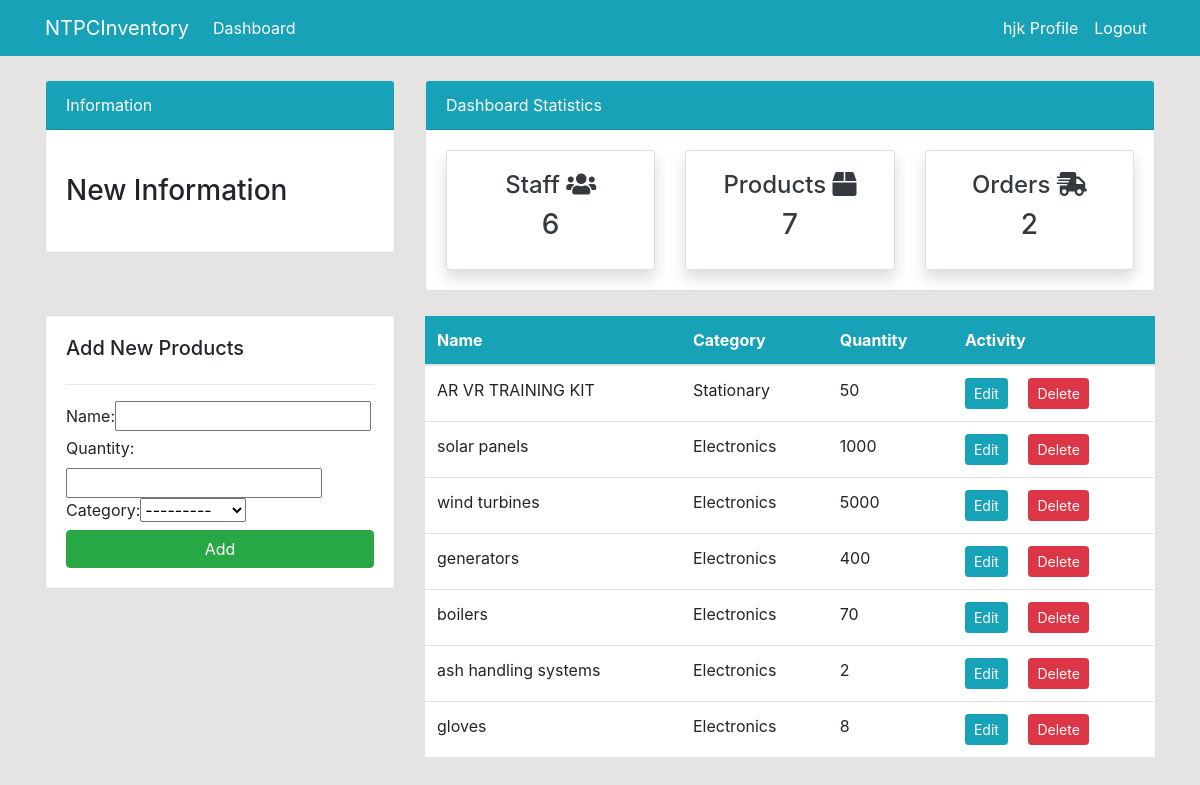
Screenshot of /products/ (signed in) with the database file from the repository.
### dashboard/models.py (models this page shows, shortened)
class Product(models.Model):
    name = models.CharField(max_length=100, null=True)
    quantity = models.PositiveIntegerField(null=True)
    category = models.CharField(max_length=50, choices=CATEGORY, null=True)

### dashboard/views.py (the view)
# urls.py: path('products/', views.products, name='dashboard-products'),
@login_required(login_url='user-login')
def products(request):
    product = Product.objects.all()
    product_count = product.count()
    customer = User.objects.filter(groups=2)
    customer_count = customer.count()
    order = Order.objects.all()
    order_count = order.count()
    product_quantity = Product.objects.filter(name='')
    if request.method == 'POST':
        form = ProductForm(request.POST)
        if form.is_valid():
            form.save()
            product_name = form.cleaned_data.get('name')
            messages.success(request, f'{product_name} has been added')
            return redirect('dashboard-products')
    else:
        form = ProductForm()
    context = {
        'product': product,
        'form': form,
        'customer_count': customer_count,
        'product_count': product_count,
        'order_count': order_count,
    }
    return render(request, 'dashboard/products.html', context)

### dashboard/forms.py
class ProductForm(forms.ModelForm):
    class Meta:
        model = Product
        fields = '__all__'

### templates/dashboard/products.html (shortened to what this page needs)
{% extends 'partials/base.html' %}
{% load crispy_forms_tags %}
{% block content %}
{% include 'partials/topside.html' %}
<div class="row my-4">
    <div class="col-md-4">
        <div class="card card-body">
            <h5>Add New Products</h5>
            <hr>
            <form method="POST">
                {{ form }}
                <input class="btn btn-success btn-block" type="submit" value="Add">
            </form>
        </div>
    </div>
    <div class="col-md-8">
        <table class="table bg-white">
            <thead class="bg-info text-white">
                <tr>
                    <th scope="col">Name</th>
                    <th scope="col">Category</th>
                    <th scope="col">Quantity</th>
                    <th scope="col">Activity</th>
                </tr>
            </thead>
            <tbody>
                {% for product in product %}
                <tr>
                    <td>{{ product.name }}</td>
                    <td>{{ product.category }}</td>
                    <td>{{ product.quantity }}</td>
                    <td>
                        <a class="btn btn-info btn-sm mr-2"
                            href="{% url 'dashboard-products-edit' product.id %}">Edit</a>
                        <a class="btn btn-danger btn-sm ml-2"
                            href="{% url 'dashboard-products-delete' product.id %}">Delete</a>
                    </td>
                </tr>
                {% endfor %}
            </tbody>
        </table>
    </div>
</div>
{% endblock %}

### templates/partials/base.html (shortened to what this page needs)
{% load static %}
<!doctype html>
<html lang="en">
<head>
    <link rel="stylesheet" href="https://cdn.jsdelivr.net/npm/bootstrap@4.6.0/dist/css/bootstrap.min.css"
>
    <link rel="stylesheet" href="https://use.fontawesome.com/releases/v5.15.2/css/all.css"
>
    <link rel="stylesheet" href="{% static 'style.css' %}">
</head>
<body>
    {% include 'partials/nav.html' %}
    <div class="container">
        {% block content %}
        {% endblock %}
    </div>
</body>
</html>

### templates/partials/nav.html (shortened to what this page needs)
<nav class="navbar navbar-expand-lg navbar-info bg-info">
    <div class="container">
        {% if user.is_authenticated %}
        <a class="navbar-brand text-white" href="{% url 'dashboard-index' %}">NTPCInventory</a>
        <div class="collapse navbar-collapse" id="navbarSupportedContent">
            <ul class="navbar-nav mr-auto">
                <li class="nav-item active">
                    <a class="nav-link text-white" href="{% url 'dashboard-index' %}">Dashboard </a>
                </li>
            </ul>
            <ul class="navbar-nav ml-auto">
                <li class="nav-item active">
                    <a class="nav-link text-white" href="{% url 'user-profile' %}">{{ user.username }} Profile
                        <span class="sr-only">(current)</span></a>
                </li>
                <li class="nav-item">
                    <a class="nav-link text-white" href="{% url 'user-logout' %}">Logout</a>
                </li>
            </ul>
            {% endif %}
        </div>
    </div>
</nav>

### templates/partials/topside.html
<div class="row">
    <div class="col-md-4 mt-4">
        <div class="card">
            <div class="card-header bg-info text-white">
                Information
            </div>
            <div class="card-body">
                <marquee behavior="" direction="">
                    <h3 class="my-4">New Information</h3>
                </marquee>
            </div>
        </div>
    </div>
    <div class="col-md-8 mt-4">
        <div class="card">
            <div class="card-header bg-info text-white">
                Dashboard Statistics
            </div>
            <div class="card-body">
                <div class="row">
                    <div class="col-md-4">
                        <a class="text-decoration-none text-dark" href="{% url 'dashboard-customers' %}">
                            <div class="card my-card shadow">
                                <div class="card-body text-center">
                                    <h4>Staff <i class="fas fa-users"></i></h4>
                                    <h3>{{ customer_count }}</h3>
                                </div>
                            </div>
                        </a>
                    </div>
                    <div class="col-md-4">
                        <a class="text-decoration-none text-dark" href="{% url 'dashboard-products' %}">
                            <div class="card my-card shadow">
                                <div class="card-body text-center">
                                    <h4>Products <i class="fas fa-box"></i></h4>
                                    <h3>{{ product_count }}</h3>
                                </div>
                            </div>
                        </a>
                    </div>
                    <div class="col-md-4">
                        <a class="text-decoration-none text-dark" href="{% url 'dashboard-order' %}">
                            <div class="card my-card shadow">
                                <div class="card-body text-center">
                                    <h4>Orders <i class="fas fa-shipping-fast"></i></h4>
                                    <h3>{{ order_count }}</h3>
                                </div>
                            </div>
                        </a>
                    </div>
                </div>
            </div>
        </div>
    </div>
</div>

### static/style.css (style rules this page uses)
body { background: rgb(230, 227, 227); }

### rows the page displays
Product: name "AR VR TRAINING KIT", category "Stationary", quantity "50"
Product: name "solar panels", category "Electronics", quantity "1000"
Product: name "wind turbines", category "Electronics", quantity "5000"
Product: name "generators", category "Electronics", quantity "400"
Product: name "boilers", category "Electronics", quantity "70"
Product: name "ash handling systems", category "Electronics", quantity "2"
Product: name "gloves", category "Electronics", quantity "8"

### other values shown
{{ user.username }} "hjk"
{{ customer_count }} "6"
{{ product_count }} "7"
{{ order_count }} "2"
